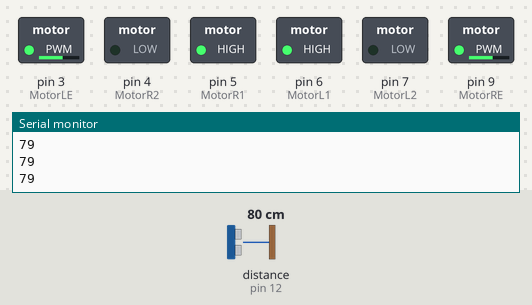
The sketch below on a simulated Arduino Uno, built with avr-gcc and run on an emulated ATmega328P. Shown: switched loads named in the sketch (green lamp = pin HIGH), the last lines printed to the serial monitor. Wiring (inferred from the names in the program): ultrasonic range finder: trigger pin 13; echo pin 12. Dashed ring = blinking. The test bench sets the inputs (shaded band); at power-on: distance to the obstacle (sensor on pin 12) 80 cm. The echo pulse lasts 58.3 µs per cm; pins used as bus, display or sensor lines are not drawn.

Above: at 1.2 s.
1.3 s: distance to the obstacle (sensor on pin 12) set to 18 cm
2.8 s: distance to the obstacle (sensor on pin 12) set to 15 cm
At 3.3 s:
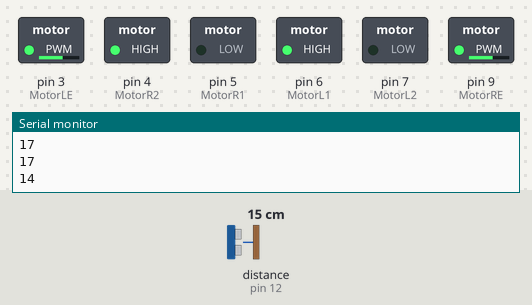
5.8 s: distance to the obstacle (sensor on pin 12) set to 35 cm
At 6.11 s:
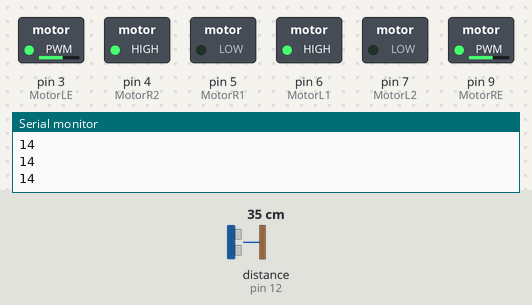
7.8 s: distance to the obstacle (sensor on pin 12) set to 2 cm
At 7.95 s:
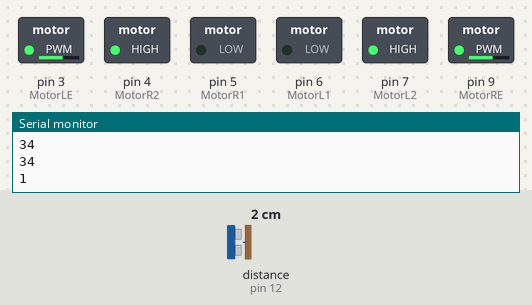
Timing chart, 0 to 11.8 s (numbered marks = the images above; inputs shaded):
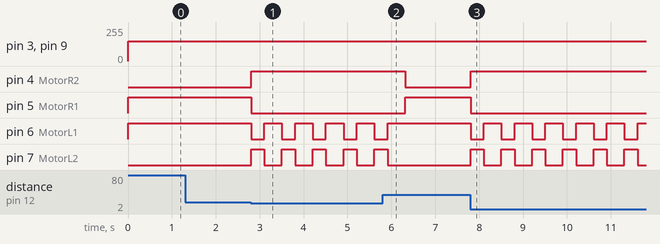

Measured:
- the behaviour switches between 17 and 16 cm on distance to the obstacle (sensor on pin 12) (found by bisection; images 0 and 1)
- after the input at 2.8 s, pin 4 (MotorR2): LOW → HIGH at once; pin 5 (MotorR1): HIGH → LOW at once; pin 6 (MotorL1): alternates HIGH for 0.40 s and LOW for 0.30 s, starting at once; pin 7 (MotorL2): alternates HIGH for 0.30 s and LOW for 0.40 s, starting at once
- after the input at 5.8 s, pin 4 (MotorR2): HIGH → LOW after 0.51 s; pin 5 (MotorR1): LOW → HIGH after 0.51 s; pin 6 (MotorL1): goes on until 5.9 s, then stays HIGH; pin 7 (MotorL2): goes on until 5.9 s, then stays LOW
- after the input at 7.8 s, pin 4 (MotorR2): LOW → HIGH at once; pin 5 (MotorR1): HIGH → LOW at once; pin 6 (MotorL1): alternates HIGH for 0.40 s and LOW for 0.30 s, starting at once; pin 7 (MotorL2): alternates HIGH for 0.30 s and LOW for 0.40 s, starting at once

The sketch:

sketch_dec24a.ino
```cpp
#define echoPin 12 //Ultrasonik sensörün echo pini Arduino'nun 12.pinine
#define trigPin 13 //Ultrasonik sensörün trig pini Arduino'nun 13.pinine tanımlandı.
#define MotorR1 5
#define MotorR2 4
#define MotorRE 9  // Motor pinlerini tanımladık.
#define MotorL1 6
#define MotorL2 7
#define MotorLE 3


long sure, uzaklik; //süre ve uzaklık diye iki değişken tanımlıyoruz.

void setup() {


  // ultrasonik sensör Trig pininden ses dalgaları gönderdiği için OUTPUT (Çıkış),
  // bu dalgaları Echo pini ile geri aldığı için INPUT (Giriş) olarak tanımlanır.
  pinMode(echoPin, INPUT);
  pinMode(trigPin, OUTPUT);

  pinMode(MotorL1, OUTPUT);
  pinMode(MotorL2, OUTPUT);
  pinMode(MotorLE, OUTPUT); //Motorlarımızı çıkış olarak tanımlıyoruz.
  pinMode(MotorR1, OUTPUT);
  pinMode(MotorR2, OUTPUT);
  pinMode(MotorRE, OUTPUT);


  Serial.begin(9600);

}

void loop() {


  digitalWrite(trigPin, LOW); //sensör pasif hale getirildi
  delayMicroseconds(5);
  digitalWrite(trigPin, HIGH); //Sensore ses dalgasının üretmesi için emir verildi
  delayMicroseconds(10);
  digitalWrite(trigPin, LOW); //Yeni dalgaların üretilmemesi için trig pini LOW konumuna getirildi

  sure = pulseIn(echoPin, HIGH); //ses dalgasının geri dönmesi için geçen sure ölçülüyor
  uzaklik = sure / 29.1 / 2; //ölçülen süre uzaklığa çevriliyor

  Serial.println(uzaklik);

  if (uzaklik > 15) // Uzaklık 15'den büyük ise,
  {
    ileri();
  }
  else {  // değil ise,
    geri();
    delay(300);
    sag();  //
    delay(400);

  }

}

void ileri(){  // Robotun ileri yönde hareketi için fonksiyon tanımlıyoruz.

  digitalWrite(MotorR1, HIGH); // Sağ motorun ileri hareketi aktif
  digitalWrite(MotorR2, LOW); // Sağ motorun geri hareketi pasif
  analogWrite(MotorRE, 150); // Sağ motorun hızı 150

  digitalWrite(MotorL1, HIGH); // Sol motorun ileri hareketi aktif
  digitalWrite(MotorL2, LOW); // Sol motorun geri hareketi pasif
  analogWrite(MotorLE, 150); // Sol motorun hızı 150


}

void geri(){ // Robotun geri yönde hareketi için fonksiyon tanımlıyoruz.

  digitalWrite(MotorR1, LOW); // Sağ motorun ileri hareketi pasif
  digitalWrite(MotorR2, HIGH); // Sağ motorun geri hareketi aktif
  analogWrite(MotorRE, 150); // Sağ motorun hızı 150

  digitalWrite(MotorL1, LOW); // Sol motorun ileri hareketi pasif
  digitalWrite(MotorL2, HIGH); // Sol motorun geri hareketi aktif
  analogWrite(MotorLE, 150); // Sol motorun hızı 150

}

void sag(){ // Robotun sağa dönme hareketi için fonksiyon tanımlıyoruz.

  digitalWrite(MotorR1, LOW); // Sağ motorun ileri hareketi pasif
  digitalWrite(MotorR2, HIGH); // Sağ motorun geri hareketi aktif
  analogWrite(MotorRE, 150); // Sağ motorun hızı 150

  digitalWrite(MotorL1, HIGH); // Sol motorun ileri hareketi aktif
  digitalWrite(MotorL2, LOW); // Sol motorun geri hareketi pasif
  analogWrite(MotorLE, 150); // Sol motorun hızı 150

}
```
